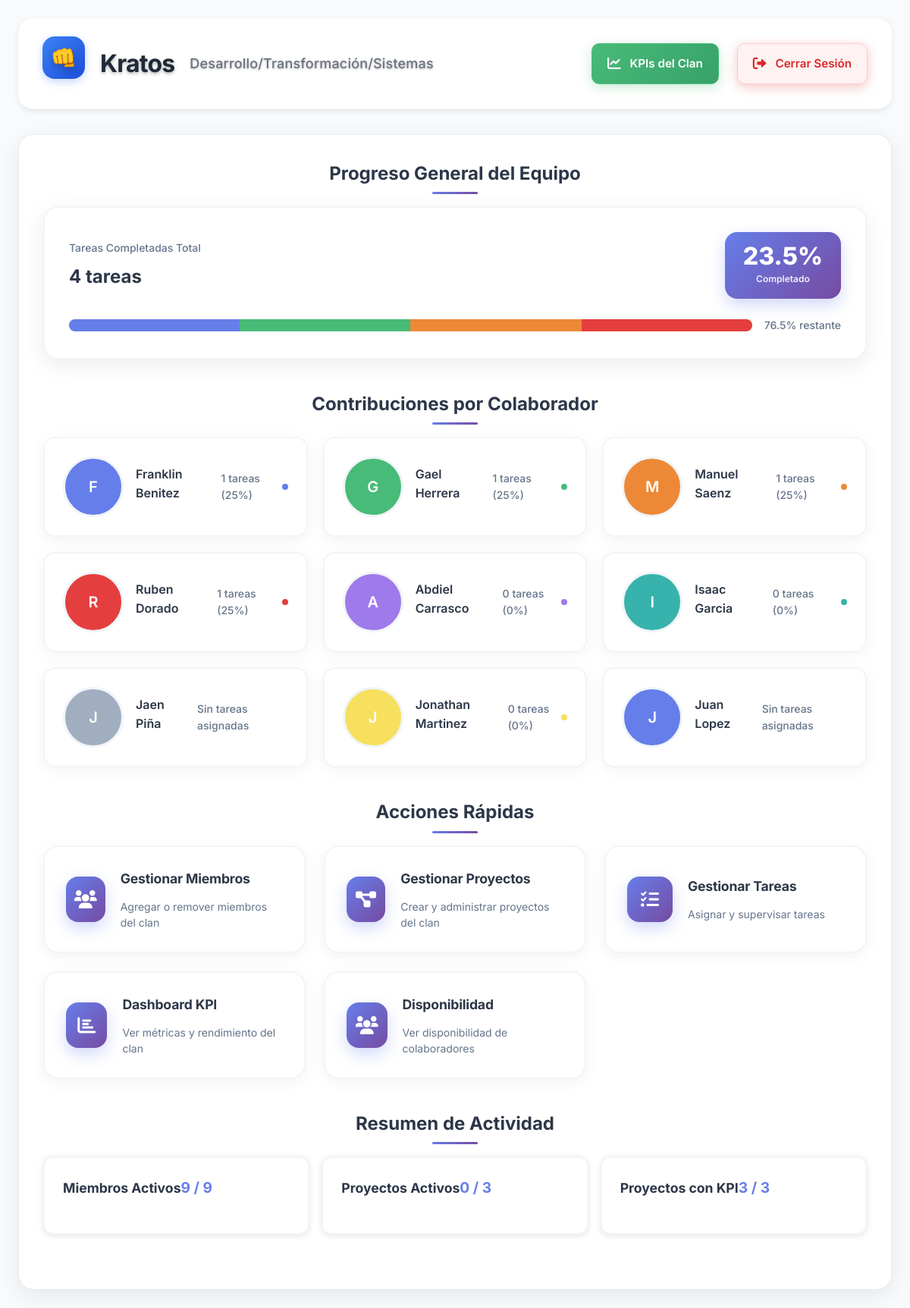
Page /public/?route=clan_leader (signed in) on the committed database.
### tables this page shows
CREATE TABLE `Clans` (
  `clan_id` int NOT NULL,
  `clan_name` varchar(100) NOT NULL,
  `clan_departamento` varchar(100) NOT NULL,
  `created_at` timestamp NULL DEFAULT CURRENT_TIMESTAMP
);

CREATE TABLE `Users` (
  `user_id` int NOT NULL,
  `username` varchar(100) NOT NULL,
  `password_hash` varchar(255) NOT NULL,
  `email` varchar(100) DEFAULT NULL,
  `full_name` varchar(100) DEFAULT NULL,
  `is_active` tinyint(1) DEFAULT '1',
  `last_login` timestamp NULL DEFAULT NULL,
  `created_at` timestamp NULL DEFAULT CURRENT_TIMESTAMP
);

### app/models/User.php (called while the page is built, shortened)
<?php
class User {
    private $db;
    public function __construct() {
        $this->db = Database::getConnection();
    }
    public function findById($id) {
        try {
            $stmt = $this->db->prepare("
                SELECT user_id, username, email, full_name, is_active, last_login, created_at
                FROM Users
                WHERE user_id = ? AND is_active = 1
            ");
            $stmt->execute([$id]);
            return $stmt->fetch();
        } catch (PDOException $e) {
            error_log("Error al buscar usuario por ID: " . $e->getMessage());
            return false;
        }
    }
    public function getUserClan($userId) {
        try {
            $stmt = $this->db->prepare("
                SELECT
                    c.clan_id,
                    c.clan_name,
                    c.clan_departamento
                FROM Clans c
                JOIN Clan_Members cm ON c.clan_id = cm.clan_id
                WHERE cm.user_id = ?
                LIMIT 1
            ");
            $stmt->execute([$userId]);
            return $stmt->fetch();
        } catch (PDOException $e) {
            error_log("Error al obtener clan del usuario: " . $e->getMessage());
            return false;
        }
    }
}

### config/database.php (called while the page is built, shortened)
<?php
class Database {
    private static $connection = null;
    public static function getConnection() {
        if (self::$connection === null) {
            try {
                $dsn = "mysql:host=" . DB_HOST . ";dbname=" . DB_NAME . ";charset=utf8mb4";
                $options = [
                    PDO::ATTR_ERRMODE => PDO::ERRMODE_EXCEPTION,
                    PDO::ATTR_DEFAULT_FETCH_MODE => PDO::FETCH_ASSOC,
                    PDO::ATTR_EMULATE_PREPARES => false,
                ];
                self::$connection = new PDO($dsn, DB_USERNAME, DB_PASSWORD, $options);
            } catch (PDOException $e) {
                die('Error de conexión a la base de datos: ' . $e->getMessage());
            }
        }
        return self::$connection;
    }
}

### app/models/Auth.php (called while the page is built, shortened)
<?php
class Auth {
    private $userModel;
    public function __construct() {
        $this->userModel = new User();
    }
    public function isLoggedIn() {
        return isset($_SESSION['user_id']) && !empty($_SESSION['user_id']);
    }
    public function getCurrentUser() {
        return $this->userModel->findById($_SESSION['user_id']);
    }
}

### app/models/Clan.php (called while the page is built, shortened)
<?php
class Clan {
    private $db;
    public function __construct() {
        $this->db = Database::getConnection();
    }
    public function getMembers($clanId) {
        try {
            $stmt = $this->db->prepare("
                SELECT
                    u.user_id,
                    u.username,
                    u.full_name,
                    u.email,
                    u.is_active,
                    u.last_login,
                    r.role_name
                FROM Clan_Members cm
                JOIN Users u ON cm.user_id = u.user_id
                LEFT JOIN User_Roles ur ON u.user_id = ur.user_id
                LEFT JOIN Roles r ON ur.role_id = r.role_id
                WHERE cm.clan_id = ?
                ORDER BY u.full_name
            ");
            $stmt->execute([$clanId]);
            return $stmt->fetchAll();
        } catch (PDOException $e) {
            error_log("Error al obtener miembros: " . $e->getMessage());
            return [];
        }
    }
}

### app/models/Project.php (called while the page is built, shortened)
<?php
class Project {
    private $db;
    public function __construct() {
        $this->db = Database::getConnection();
    }
    public function getStatsByClan($clanId) {
        try {
            $stmt = $this->db->prepare("
                SELECT
                    COUNT(*) as total_projects,
                    SUM(CASE WHEN status = 'active' THEN 1 ELSE 0 END) as active_projects,
                    SUM(CASE WHEN status = 'completed' THEN 1 ELSE 0 END) as completed_projects,
                    SUM(CASE WHEN status = 'pending' THEN 1 ELSE 0 END) as pending_projects,
                    SUM(CASE WHEN kpi_quarter_id IS NOT NULL AND kpi_points > 0 THEN 1 ELSE 0 END) as kpi_projects,
                    COALESCE(SUM(kpi_points), 0) as total_kpi_points
                FROM Projects
                WHERE clan_id = ?
            ");
            $stmt->execute([$clanId]);
            $result = $stmt->fetch();
            return [
                'total_projects' => (int)($result['total_projects'] ?? 0),
                'active_projects' => (int)($result['active_projects'] ?? 0),
                'completed_projects' => (int)($result['completed_projects'] ?? 0),
                'pending_projects' => (int)($result['pending_projects'] ?? 0),
                'kpi_projects' => (int)($result['kpi_projects'] ?? 0),
                'total_kpi_points' => (int)($result['total_kpi_points'] ?? 0)
            ];
        } catch (PDOException $e) {
            error_log("Error al obtener estadísticas de proyectos por clan: " . $e->getMessage());
            return [
                'total_projects' => 0,
                'active_projects' => 0,
                'completed_projects' => 0,
                'pending_projects' => 0,
                'kpi_projects' => 0,
                'total_kpi_points' => 0
            ];
        }
    }
}

### app/views/clan_leader/dashboard.php (the view, shortened to what this page needs)
<div class="clan-leader-dashboard minimal">
    <header class="minimal-header">
        <div class="header-row">
            <div class="title-minimal">
                <div class="clan-icon-large"><?php echo $clanIcon; ?></div>
                <h1><?php echo htmlspecialchars($clan['clan_name']); ?></h1>
                <span class="subtitle"><?php echo htmlspecialchars($clan['clan_departamento']); ?></span>
            </div>
            <div class="actions-minimal">
                <a href="?route=clan_leader/kpi-dashboard" class="btn-minimal primary">
                    <i class="fas fa-chart-line"></i>
                    KPIs del Clan
                </a>
                <a href="?route=logout" class="btn-minimal danger" title="Cerrar sesión">
                    <i class="fas fa-sign-out-alt"></i>
                    Cerrar Sesión
                </a>
            </div>
        </div>
    </header>
    <div class="content-minimal">
        <section class="team-progress-section">
            <h3>Progreso General del Equipo</h3>
            <div class="progress-card">
                <div class="progress-info">
                    <div class="progress-left">
                        <span class="progress-label">Tareas Completadas Total</span>
                        <span class="progress-value"><?php echo number_format($taskStats['completed_tasks']); ?> tareas</span>
                    </div>
                    <div class="progress-right">
                        <div class="completion-box">
                            <span class="completion-percentage"><?php echo $taskStats['completion_percentage']; ?>%</span>
                            <span class="completion-label">Completado</span>
                        </div>
                    </div>
                </div>
                <div class="progress-bar-container">
                    <div class="progress-bar-main">
                        <?php
                        $colors = ['#667eea', '#48bb78', '#ed8936', '#e53e3e', '#9f7aea', '#38b2ac', '#a0aec0', '#f6e05e'];
                        $colorIndex = 0;
                        foreach ($memberContributions as $member) {
                            if ($member['completed_tasks'] > 0) {
                                $width = ($member['completed_tasks'] / max($taskStats['completed_tasks'], 1)) * 100;
                                echo '<div class="progress-segment" style="width: ' . $width . '%; background-color: ' . $colors[$colorIndex % count($colors)] . ';" title="' . htmlspecialchars($member['full_name']) . ' - ' . $member['completed_tasks'] . ' tareas"></div>';
                                $colorIndex++;
                            }
                        }
                        ?>
                    </div>
                    <span class="remaining-text"><?php echo (100 - $taskStats['completion_percentage']); ?>% restante</span>
                </div>
            </div>
        </section>
        <section class="contributions-section">
            <h3>Contribuciones por Colaborador</h3>
            <div class="contributions-grid">
                <?php
                $colors = ['#667eea', '#48bb78', '#ed8936', '#e53e3e', '#9f7aea', '#38b2ac', '#a0aec0', '#f6e05e'];
                $colorIndex = 0;
                if (empty($memberContributions)): ?>
                    <div style="text-align: center; padding: 20px; color: #666;">
                        <i class="fas fa-users" style="font-size: 2rem; margin-bottom: 10px;"></i>
                        <p>No hay miembros en el clan o no se pudieron cargar las contribuciones.</p>
                    </div>
                <?php else:
                foreach ($memberContributions as $member):
                    $memberColor = $colors[$colorIndex % count($colors)];
                    $colorIndex++;
                ?>
                    <div class="contribution-card">
                        <div class="member-avatar">
                            <?php if ($member['profile_picture']): ?>
                                <img src="<?php echo htmlspecialchars($member['profile_picture']); ?>" alt="<?php echo htmlspecialchars($member['full_name']); ?>">
                            <?php else: ?>
                                <div class="avatar-initial" style="background-color: <?php echo $memberColor; ?>">
                                    <?php echo $member['initial']; ?>
                                </div>
                            <?php endif; ?>
                        </div>
                        <div class="member-info">
                            <div class="member-name"><?php echo htmlspecialchars($member['full_name']); ?></div>
                            <div class="member-tasks">
                                <?php if ($member['total_tasks'] > 0): ?>
                                    <span class="task-count"><?php echo $member['completed_tasks']; ?> tareas (<?php echo $member['contribution_percentage']; ?>%)</span>
                                    <span class="contribution-dot" style="background-color: <?php echo $memberColor; ?>"></span>
                                <?php else: ?>
                                    <span class="task-count">Sin tareas asignadas</span>
                                <?php endif; ?>
                            </div>
                        </div>
                    </div>
                <?php endforeach;
                endif; ?>
            </div>
        </section>
        <section class="quick-actions-minimal">
            <h3>Acciones Rápidas</h3>
            <div class="actions-grid">
                <a href="?route=clan_leader/members" class="action-card">
                    <div class="action-icon">
                        <i class="fas fa-users"></i>
                    </div>
                    <div class="action-content">
                        <h4>Gestionar Miembros</h4>
                        <p>Agregar o remover miembros del clan</p>
                    </div>
                </a>
                <a href="?route=clan_leader/projects" class="action-card">
                    <div class="action-icon">
                        <i class="fas fa-project-diagram"></i>
                    </div>
                    <div class="action-content">
                        <h4>Gestionar Proyectos</h4>
                        <p>Crear y administrar proyectos del clan</p>
                    </div>
                </a>
                <a href="?route=clan_leader/tasks" class="action-card">
                    <div class="action-icon">
                        <i class="fas fa-tasks"></i>
                    </div>
                    <div class="action-content">
                        <h4>Gestionar Tareas</h4>
                        <p>Asignar y supervisar tareas</p>
                    </div>
                </a>
                <a href="?route=clan_leader/kpi-dashboard" class="action-card">
                    <div class="action-icon">
                        <i class="fas fa-chart-bar"></i>
                    </div>
                    <div class="action-content">
                        <h4>Dashboard KPI</h4>
                        <p>Ver métricas y rendimiento del clan</p>
                    </div>
                </a>
                <a href="?route=clan_leader/collaborator-availability" class="action-card">
                    <div class="action-icon">
                        <i class="fas fa-users"></i>
                    </div>
                    <div class="action-content">
                        <h4>Disponibilidad</h4>
                        <p>Ver disponibilidad de colaboradores</p>
                    </div>
                </a>
            </div>
        </section>
        <section class="activity-summary-minimal">
            <h3>Resumen de Actividad</h3>
            <div class="summary-grid">
                <div class="summary-card">
                    <div class="summary-header">
                        <h4>Miembros Activos</h4>
                        <span class="summary-value"><?php echo $userStats['active_members']; ?> / <?php echo $userStats['total_members']; ?></span>
                    </div>
                </div>
                <div class="summary-card">
                    <div class="summary-header">
                        <h4>Proyectos Activos</h4>
                        <span class="summary-value"><?php echo $projectStats['active_projects']; ?> / <?php echo $projectStats['total_projects']; ?></span>
                    </div>
                </div>
                <div class="summary-card">
                    <div class="summary-header">
                        <h4>Proyectos con KPI</h4>
                        <span class="summary-value"><?php echo $projectStats['kpi_projects']; ?> / <?php echo $projectStats['total_projects']; ?></span>
                    </div>
                </div>
            </div>
        </section>
    </div>
</div>
<?php
require_once __DIR__ . '/../admin/layout.php';
?>

### rows in the picture
clans: clan_name "Kratos", clan_departamento "Desarrollo/Transformación/Sistemas"
users: initial "F", full_name "Franklin Benitez", is_active "1", contribution_percentage "25"
users: initial "G", full_name "Gael Herrera", is_active "1", contribution_percentage "25"
users: initial "M", full_name "Manuel Saenz", is_active "1", contribution_percentage "25", user_id "9"
users: initial "R", full_name "Ruben Dorado", is_active "1", contribution_percentage "25"
users: initial "A", full_name "Abdiel Carrasco", completed_tasks "0", contribution_percentage "0"
users: initial "I", full_name "Isaac Garcia", completed_tasks "0", contribution_percentage "0"
users: initial "J", full_name "Jaen Piña", shows "Sin tareas asignadas"
users: initial "J", full_name "Jonathan Martinez", completed_tasks "0", contribution_percentage "0"
users: initial "J", full_name "Juan Lopez", shows "Sin tareas asignadas"

### other values in the picture
$clanIcon "👊"
$taskStats['completed_tasks'] "4"
$taskStats['completion_percentage'] "23.5"
100 - $taskStats['completion_percentage'] "76.5"
$projectStats['active_projects'] "0"
$projectStats['total_projects'] "3"
$projectStats['kpi_projects'] "3"
